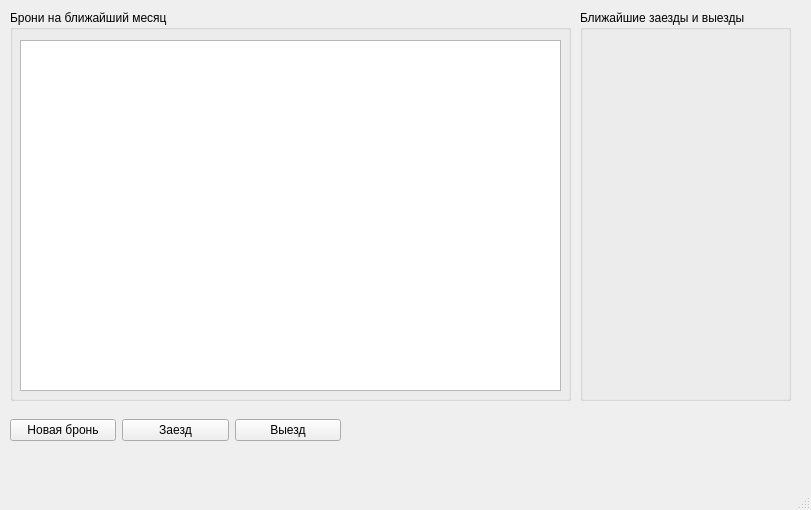
<?xml version="1.0" encoding="UTF-8"?>
<ui version="4.0">
 <class>SecondUI</class>
 <widget class="QMainWindow" name="SecondUI">
  <property name="geometry">
   <rect>
    <x>0</x>
    <y>0</y>
    <width>811</width>
    <height>510</height>
   </rect>
  </property>
  <property name="windowTitle">
   <string>RoomKeeper</string>
  </property>
  <widget class="QWidget" name="centralwidget">
   <widget class="QGroupBox" name="groupBox">
    <property name="geometry">
     <rect>
      <x>580</x>
      <y>10</y>
      <width>211</width>
      <height>391</height>
     </rect>
    </property>
    <property name="title">
     <string>Ближайшие заезды и выезды</string>
    </property>
    <widget class="QWidget" name="verticalLayoutWidget">
     <property name="geometry">
      <rect>
       <x>10</x>
       <y>30</y>
       <width>191</width>
       <height>351</height>
      </rect>
     </property>
     <layout class="QVBoxLayout" name="verticalLayout"/>
    </widget>
   </widget>
   <widget class="QWidget" name="horizontalLayoutWidget">
    <property name="geometry">
     <rect>
      <x>10</x>
      <y>400</y>
      <width>331</width>
      <height>61</height>
     </rect>
    </property>
    <layout class="QHBoxLayout" name="horizontalLayout">
     <item>
      <widget class="QPushButton" name="pb_booking">
       <property name="text">
        <string>Новая бронь</string>
       </property>
      </widget>
     </item>
     <item>
      <widget class="QPushButton" name="pb_in">
       <property name="text">
        <string>Заезд</string>
       </property>
      </widget>
     </item>
     <item>
      <widget class="QPushButton" name="pb_out">
       <property name="text">
        <string>Выезд</string>
       </property>
      </widget>
     </item>
    </layout>
   </widget>
   <widget class="QGroupBox" name="groupBox_2">
    <property name="geometry">
     <rect>
      <x>10</x>
      <y>10</y>
      <width>561</width>
      <height>391</height>
     </rect>
    </property>
    <property name="title">
     <string>Брони на ближайший месяц</string>
    </property>
    <widget class="Reservations_table" name="tableWidget">
     <property name="geometry">
      <rect>
       <x>10</x>
       <y>30</y>
       <width>541</width>
       <height>351</height>
      </rect>
     </property>
    </widget>
   </widget>
  </widget>
  <widget class="QMenuBar" name="menubar">
   <property name="geometry">
    <rect>
     <x>0</x>
     <y>0</y>
     <width>811</width>
     <height>22</height>
    </rect>
   </property>
  </widget>
  <widget class="QStatusBar" name="statusbar"/>
 </widget>
 <customwidgets>
  <customwidget>
   <class>Reservations_table</class>
   <extends>QTableWidget</extends>
   <header>reservations/reservations_table.h</header>
  </customwidget>
 </customwidgets>
 <resources/>
 <connections/>
</ui>
